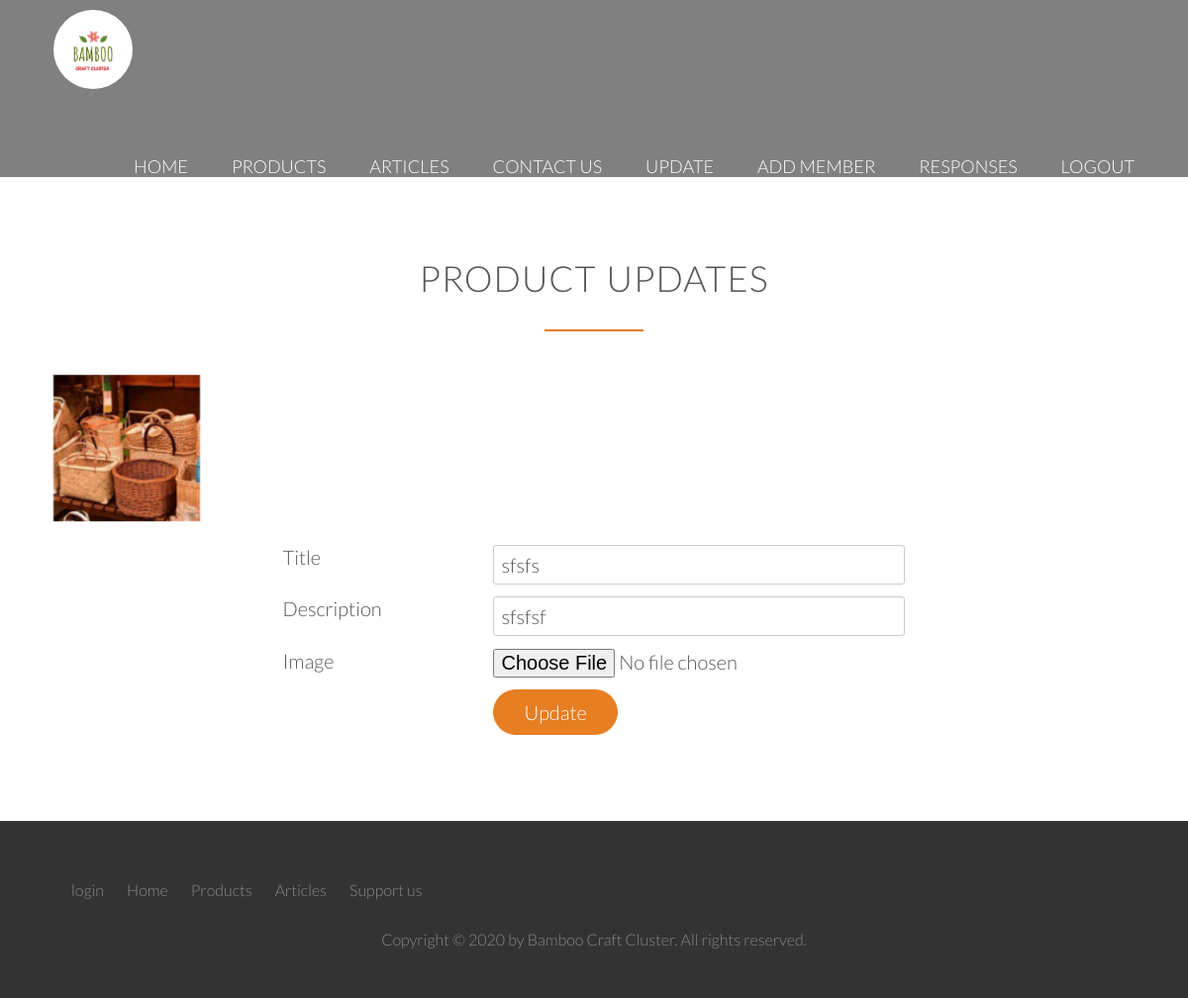
The page /cluster/products/9/update/ (signed in) on the database as committed earlier.
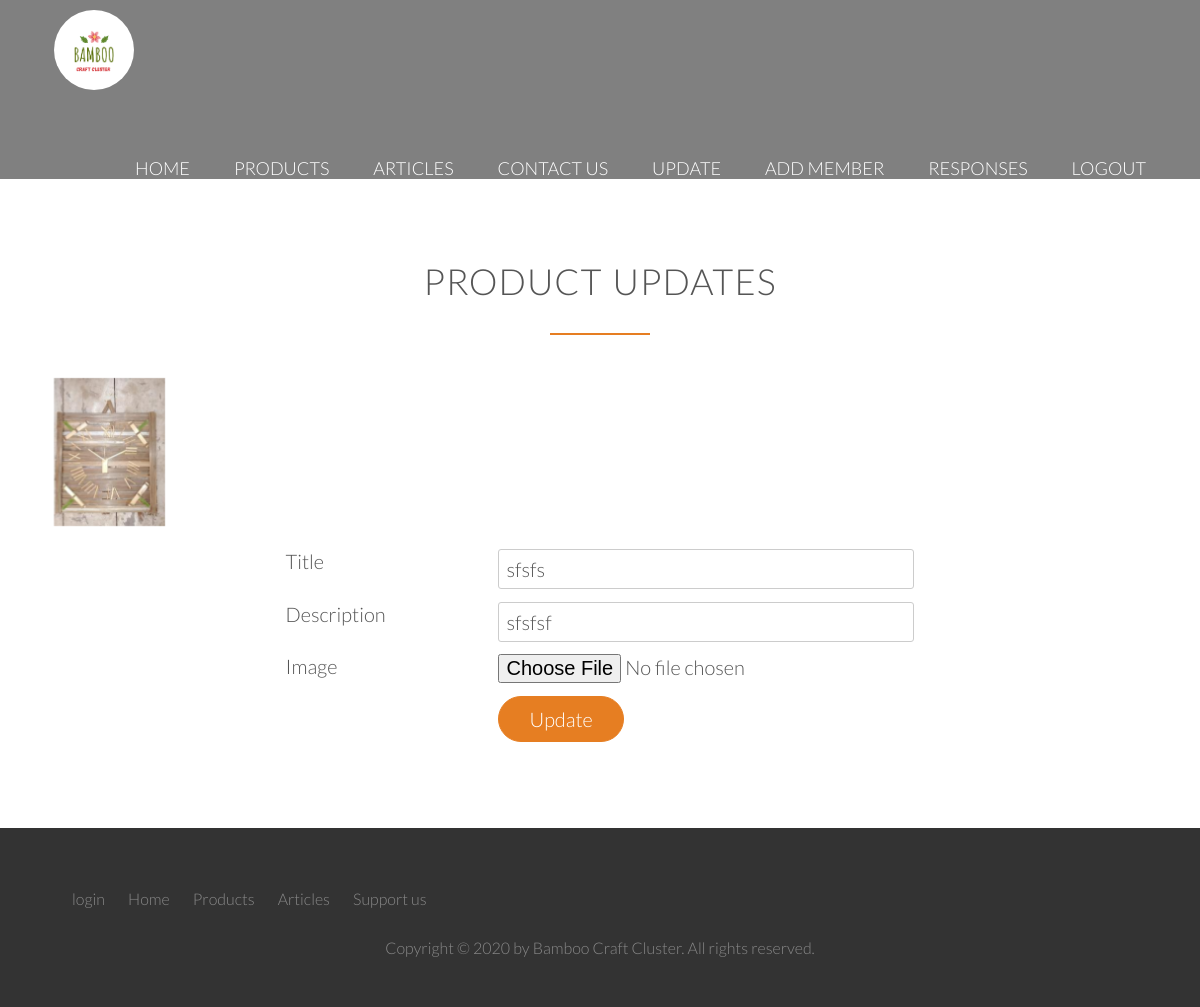
The same page on the database as committed later.
### cluster/models.py (models this page shows, shortened)
class Product(models.Model):
    p_title       = models.CharField(max_length=50, null=False)
    p_description = models.TextField(null=False)
    p_product_img = models.ImageField(upload_to="product_images", null=False)

### cluster/views.py (the view)
# urls.py: path('products/<int:pk>/update/', views.ProductUpdateView.as_view(
class ProductUpdateView(UserPassesTestMixin, LoginRequiredMixin, UpdateView):
	model = Product
	fields = ['p_title','p_description', 'p_product_img']
	def test_func(self):
		post = self.get_object()
		if self.request.user.is_authenticated:
			return True
		return False

### cluster/templates/cluster/admin/product_form.html (shortened to what this page needs)
{% extends 'cluster/base.html' %}
{% load static %}
{% block body_block %}
<div style="background-color: grey; ">{% include 'cluster/header2.html' %}</div>
 <section class="section-form">
            <div class="row">
                <h2>Product Updates</h2>
            </div>
     <div class="row js--wp-3">
                <div class="col span-1-of-1 ">
                    <div class="product-box">
                        <div class="col span-1-of-2">
                        <img src="{{ product.p_product_img.url }}" alt="{{product.p_title}}" height="200" width="200">
                        </div>
                    </div>
                </div>
            </div>
            <div class="row">
                <form method="POST" enctype="multipart/form-data" class="contact-form">
                    <div class="row">
                        <div class="col span-1-of-3">
                            <label for="p_title">Title</label>
                        </div>
                        <div class="col span-2-of-3">
                            <input type="text" name="p_title" id="p_title" value="{{object.p_title}}" required>
                        </div>
                    </div>
                    <div class="row">
                        <div class="col span-1-of-3">
                            <label for="p_description">Description</label>
                        </div>
                        <div class="col span-2-of-3">
                            <input type="text" name="p_description" id="p_description" value="{{object.p_description}}" required>
                        </div>
                    </div>
                    <div class="row">
                        <div class="col span-1-of-3">
                            <label for="p_product_img">Image</label>
                        </div>
                        <div class="col span-2-of-3">
                            <input type="file" name="p_product_img" id="p_product_img" value="{{object.p_product_img}}">
                        </div>
                    </div>
                    <div class="row">
                        <div class="col span-1-of-3">
                            <label>&nbsp;</label>
                        </div>
                        <div class="col span-2-of-3">
                            <input type="submit" value="Update">
                        </div>
                    </div>
                </form>
            </div>
</section>
{% endblock %}

Rows that differ between the two databases and show on the page:
changed Product "sfsfs": p_product_img: a different picture
